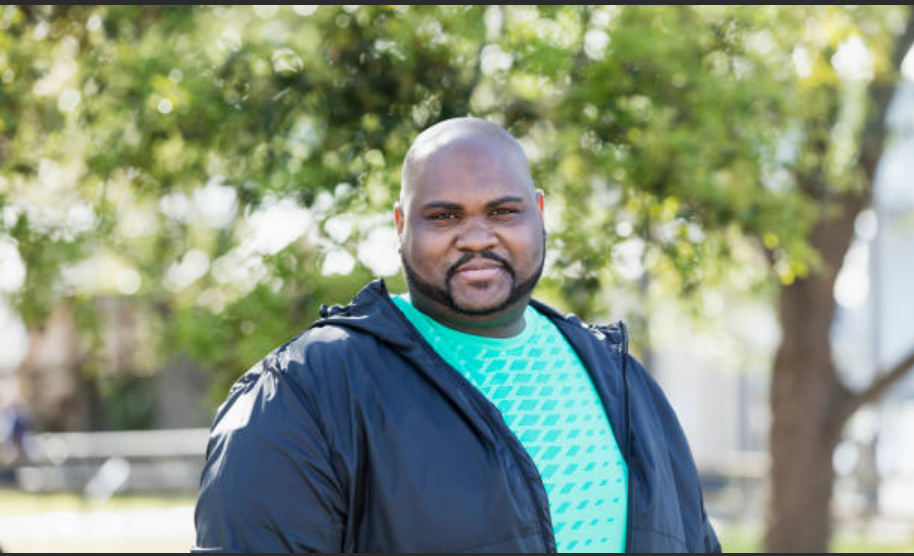
#> input picture Screenshot 2025-07-03 003535.png, 914 x 556 px
$ python main.py
#> lines starting #> are read from the running program, lines starting #| are printed output that depends on the picture; after the words box and inside, x2 and y2 are one past the last pixel; in counts of white or black regions, pixels touching at a corner belong together

import cv2
import pandas as pd


image_path = 'Screenshot 2025-07-03 003535.png'
cascade_path = 'haarcascade_frontalface_default.xml'


face_cascade = cv2.CascadeClassifier(cv2.data.haarcascades + cascade_path
    if 'haarcascade' in cascade_path else cascade_path)

# Load image
image = cv2.imread(image_path)
#> image is the input picture: shape (556, 914, 3); mean B, G, R 127.6, 149.7, 136.3
if image is None:
    raise ValueError(f"Could not load image: {image_path}")

# Convert to grayscale
gray = cv2.cvtColor(image, cv2.COLOR_BGR2GRAY)
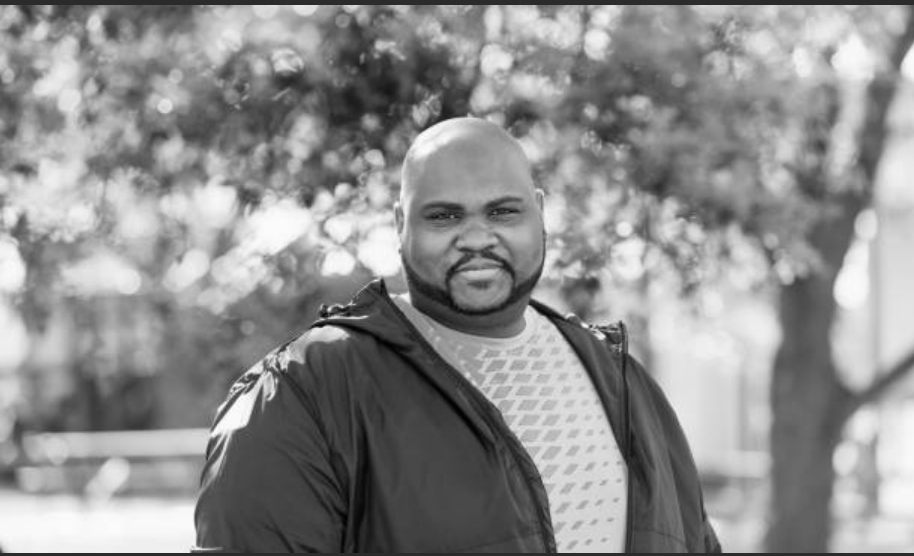
#> gray: shape (556, 914); min 0, max 253, mean 143.2

# Detect faces
faces = face_cascade.detectMultiScale(gray, scaleFactor=1.1, minNeighbors=5)
#> faces = [[535, 450, 54, 54], [399, 156, 154, 154]]

# Store results
face_data = []

# Draw rectangles around the faces
for i, (x, y, w, h) in enumerate(faces):
    cv2.rectangle(image, (x, y), (x + w, y + h), (0, 255, 0), 2)
    face_data.append({
        'image': (image_path),
        'face_id': i + 1,
        'x': x,
        'y': y,
        'width': w,
        'height': h
    })
#> this loop made 2 passes
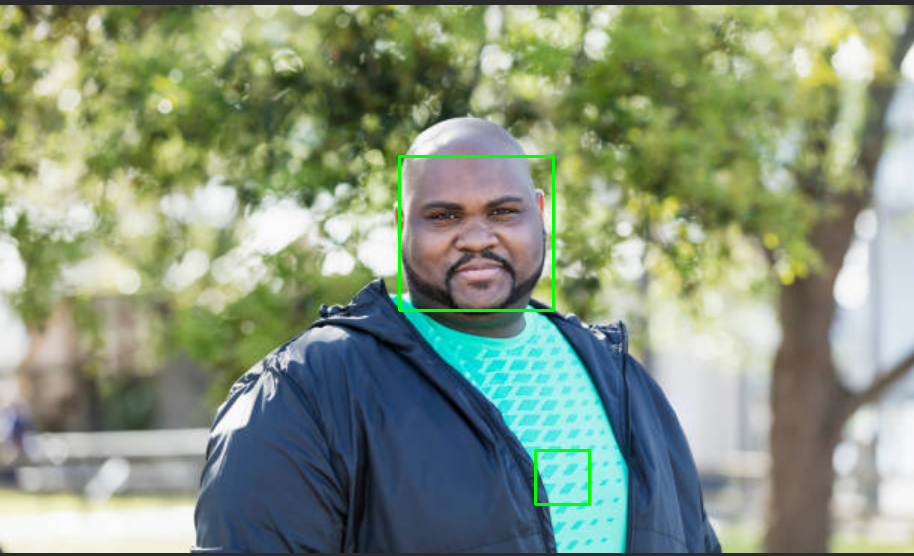
#> image: shape (556, 914, 3); 0.49% of pixels changed, all inside (x1, y1, x2, y2) = (398, 155, 591, 506)
#> after the loop, face_data = 2 items

#result
cv2.imshow('Detected Faces', image)
cv2.waitKey(0)
cv2.destroyAllWindows()


df = pd.DataFrame(face_data)
#> df = table of 2 rows and 6 columns
df.to_csv('detected_faces.csv', index=False)

print(f"✅ Done! {len(faces)} face(s) detected and saved to detected_faces.csv")
#| ✅ Done! 2 face(s) detected and saved to detected_faces.csv
